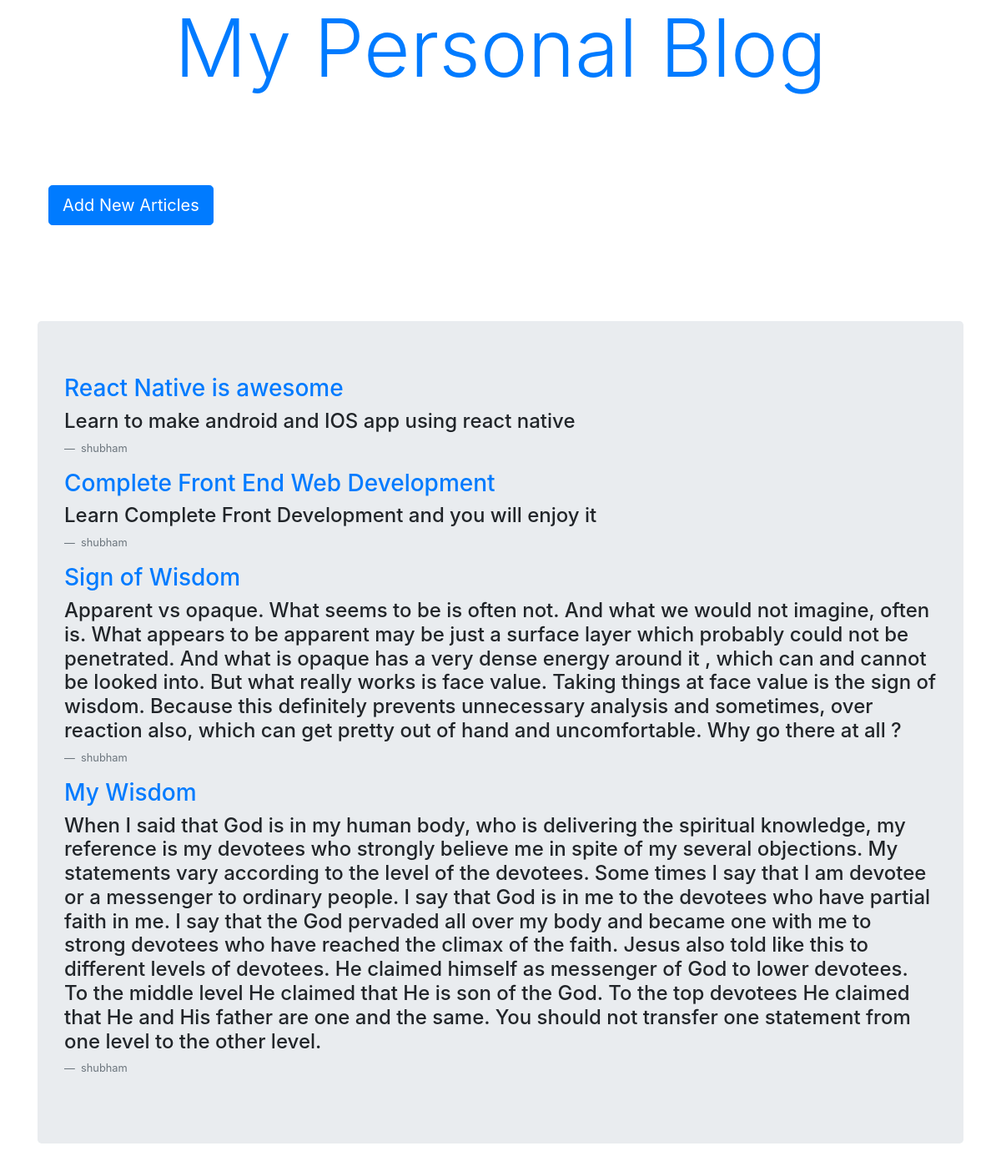
The page / on the database its author committed.
### articles/models.py (models this page shows, shortened)
class Articles(models.Model):
    author = models.ForeignKey(
        'auth.User',
        on_delete=models.CASCADE,
    )
    title = models.CharField(max_length=200)
    text = models.TextField()

### articles/views.py (the view)
# urls.py: path('', views.ArticleListView.as_view(), name='home'),
class ArticleListView(ListView):
    model = Articles
    template_name = 'home.html'
    context_object_name = 'home'

### templates/home.html
{% extends 'base.html' %}
{% block content %}
{% for arti in home %}
<div class="articles">
    <h3><a href="{% url 'article_page' arti.pk %}">{{ arti.title }}</a></h3>
    <h4>{{ arti.text }}</h4>
    <p class="blockquote-footer"> {{ arti.author }} </p>
</div>
{% endfor %}
{% endblock content %}

### templates/base.html (shortened to what this page needs)
{% load static %}
<!DOCTYPE html>
<html lang="en">
<head>
    <link rel="stylesheet" href="https://stackpath.bootstrapcdn.com/bootstrap/4.3.1/css/bootstrap.min.css">
    <link rel="stylesheet" href="{% static 'css/style.css' %}">
</head>
<body>
    <div class="container">
        <header class="main">
            <h1 class="display-1"><a href="/" class="alert alert.primary">My Personal Blog</a></h1>
        </header>
        <div class="new main-content">
            <h3 class="btn btn-link"><a class="btn btn-primary btn-lg" href="{% url 'new_articles' %}">Add New Articles</a></h3>
        </div>
        <div class="jumbotron main-content">
            {% block content %}
            {% endblock content%}
        </div>
    </div>
</body>
</html>

### static/css/style.css (style rules this page uses)
.main { text-align: center; }
.main-content { margin-top: 100px; }

### rows shown on the page
Articles: title "React Native is awesome", text "Learn to make android and IOS app using react native", author "shubham"
Articles: title "Complete Front End Web Development", text "Learn Complete Front Development and you will enjoy it", author "shubham"
Articles: title "Sign of Wisdom", text "Apparent vs opaque. What seems to be is often not. And what we would not imagine, often is. What appears to be apparent may be just a surface layer which probably could not be penetrated. And what is opaque has a very dense energy around it , which can and cannot be looked into. But what really works is face value. Taking things at face value is the sign of wisdom. Because this definitely prevents unnecessary analysis and sometimes, over reaction also, which can get pretty out of hand and uncomfortable. Why go there at all ?", author "shubham"
Articles: title "My Wisdom", text "When I said that God is in my human body, who is delivering the spiritual knowledge, my reference is my devotees who strongly believe me in spite of my several objections. My statements vary according to the level of the devotees. Some times I say that I am devotee or a messenger to ordinary people. I say that God is in me to the devotees who have partial faith in me. I say that the God pervaded all over my body and became one with me to strong devotees who have reached the climax of the faith. Jesus also told like this to different levels of devotees. He claimed himself as messenger of God to lower devotees. To the middle level He claimed that He is son of the God. To the top devotees He…", author "shubham"
